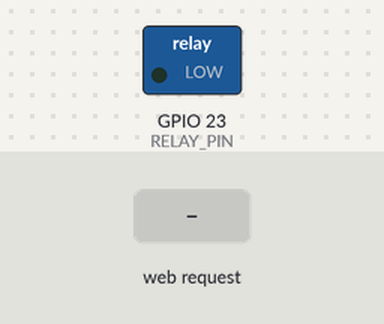
Bench run of a sketch on a simulated ESP32. On the bench: switched loads named in the sketch (green lamp = pin HIGH). The test bench sets the inputs (shaded band). WiFi joins after 1.5 s; servers stay silent unless stated; what the sketch prints to the serial monitor is not drawn.

Above: at 2.7 s.
2.8 s: HTTP request GET /unlock received
At 4.0 s:
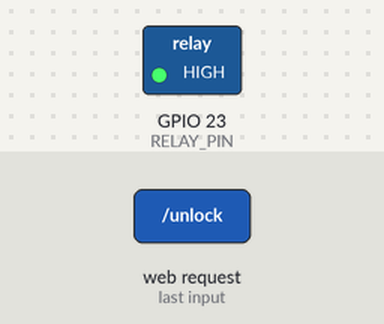
Timing chart, 0 to 9.3 s (numbered marks = the images above; inputs shaded):
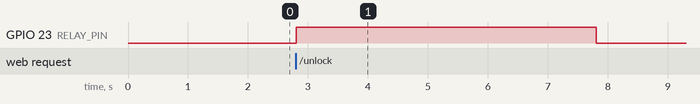

The sketch:

esp32_relay_control.ino
```cpp
/*
 * ESP32 Smart Door Lock Firmware
 * Controls a Magnetic Lock via a Relay
 *
 * Hardware Setup:
 * - ESP32
 * - Relay Module on Pin 23
 * - Magnetic Lock (12V) connected to Relay COM and NC (or NO depending on lock
 * type)
 *
 * Endpoint: GET http://<IP_ADDRESS>/unlock
 */

#include <WebServer.h>
#include <WiFi.h>

// --- Configuration ---
const char *ssid = "YOUR_WIFI_SSID";
const char *password = "YOUR_WIFI_PASSWORD";

const int RELAY_PIN = 23;     // GPIO pin 23 (connected to relay IN)
const int UNLOCK_TIME = 5000; // Time to keep door unlocked (ms)

WebServer server(80);

unsigned long unlockStartTime = 0;
bool doorIsUnlocked = false;

void setup() {
  Serial.begin(115200);

  // Initialize Relay
  pinMode(RELAY_PIN, OUTPUT);
  digitalWrite(RELAY_PIN, LOW); // Start with door locked

  // Connect to WiFi
  Serial.println("\nConnecting to WiFi...");
  WiFi.begin(ssid, password);

  while (WiFi.status() != WL_CONNECTED) {
    delay(500);
    Serial.print(".");
  }

  Serial.println("");
  Serial.println("✅ WiFi connected");
  Serial.print("📍 IP address: ");
  Serial.println(WiFi.localIP());

  // Define HTTP Routes
  server.on("/", HTTP_GET, []() {
    server.send(200, "text/plain", "Door Lock System Online");
  });

  server.on("/unlock", HTTP_GET, handleUnlock);

  server.begin();
  Serial.println("🚀 HTTP Server started");
}

void loop() {
  server.handleClient();

  // Handle Auto-Lock Logic (Non-blocking)
  if (doorIsUnlocked && (millis() - unlockStartTime >= UNLOCK_TIME)) {
    Serial.println("🔒 Door Auto-Locked");
    digitalWrite(RELAY_PIN, LOW);
    doorIsUnlocked = false;
  }
}

void handleUnlock() {
  Serial.println("🔓 Unlock command received");

  // Activate Relay
  digitalWrite(RELAY_PIN, HIGH);
  unlockStartTime = millis();
  doorIsUnlocked = true;

  // Send Response
  server.send(200, "application/json",
              "{\"success\": true, \"message\": \"Door Unlocked\"}");
}
```

Measured:
- after the input at 2.8 s, GPIO 23 (RELAY_PIN): LOW → HIGH at once, → LOW 5.0 s later
